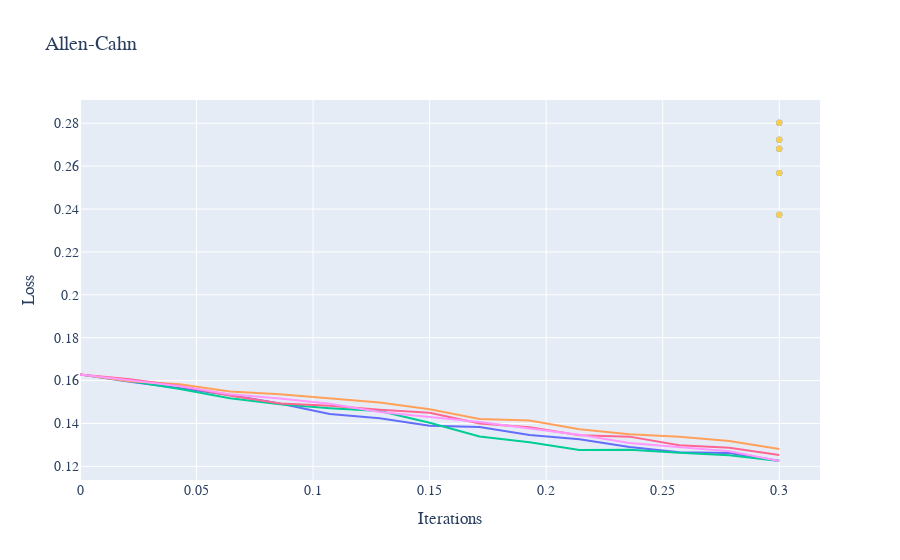

The code cell stored with this chart in its notebook:
### Code cell
ts = np.linspace(0, 0.3, 15)
fig = make_subplots(rows=1, cols=1)
for j in range(0, num_samples):
    xs = np.array([solver.u(*(Xs[i, j]), ts[i]).item() for i in range(15)])
    fig.add_trace(go.Scatter(x=ts, y=xs, mode='lines', showlegend=False), row=1, col=1)
    fig.add_trace(go.Scatter(x=[0.3]*num_samples, y=final_test_values.flatten(), mode='markers', showlegend=False), row=1, col=1)
fig.update_layout(
    title="Allen-Cahn",
    xaxis_title="Iterations",
    yaxis_title="Loss",
    font=dict(
        family="Courier New, monospace",
        size=14
    )
)
fig.show()

### Figure 1 — Plotly figure (JSON) as saved in the notebook; plotly's stock layout.template omitted (floating-point values rounded to 4 significant figures)
{"data": [{"mode": "lines", "showlegend": false, "type": "scatter", "x": [0, 0.02143, 0.04286, 0.06429, 0.08571, 0.1071, 0.1286, 0.15, 0.1714, 0.1929, 0.2143, 0.2357, 0.2571, 0.2786, 0.3], "xaxis": "x", "y": [0.1629, 0.1594, 0.1564, 0.1533, 0.1493, 0.1444, 0.1425, 0.139, 0.1383, 0.1347, 0.1327, 0.1291, 0.1266, 0.1262, 0.1226], "yaxis": "y"}, {"mode": "markers", "showlegend": false, "type": "scatter", "x": [0.3, 0.3, 0.3, 0.3, 0.3], "xaxis": "x", "y": [0.2568, 0.2373, 0.2802, 0.2722, 0.2681], "yaxis": "y"}, {"mode": "lines", "showlegend": false, "type": "scatter", "x": [0, 0.02143, 0.04286, 0.06429, 0.08571, 0.1071, 0.1286, 0.15, 0.1714, 0.1929, 0.2143, 0.2357, 0.2571, 0.2786, 0.3], "xaxis": "x", "y": [0.1629, 0.1598, 0.1561, 0.1518, 0.1489, 0.1472, 0.1458, 0.1403, 0.1339, 0.1312, 0.1276, 0.1278, 0.1263, 0.1252, 0.1225], "yaxis": "y"}, {"mode": "markers", "showlegend": false, "type": "scatter", "x": [0.3, 0.3, 0.3, 0.3, 0.3], "xaxis": "x", "y": [0.2568, 0.2373, 0.2802, 0.2722, 0.2681], "yaxis": "y"}, {"mode": "lines", "showlegend": false, "type": "scatter", "x": [0, 0.02143, 0.04286, 0.06429, 0.08571, 0.1071, 0.1286, 0.15, 0.1714, 0.1929, 0.2143, 0.2357, 0.2571, 0.2786, 0.3], "xaxis": "x", "y": [0.1629, 0.1597, 0.1582, 0.1549, 0.1536, 0.1517, 0.1498, 0.1466, 0.1421, 0.1413, 0.1373, 0.135, 0.1338, 0.1318, 0.1281], "yaxis": "y"}, {"mode": "markers", "showlegend": false, "type": "scatter", "x": [0.3, 0.3, 0.3, 0.3, 0.3], "xaxis": "x", "y": [0.2568, 0.2373, 0.2802, 0.2722, 0.2681], "yaxis": "y"}, {"mode": "lines", "showlegend": false, "type": "scatter", "x": [0, 0.02143, 0.04286, 0.06429, 0.08571, 0.1071, 0.1286, 0.15, 0.1714, 0.1929, 0.2143, 0.2357, 0.2571, 0.2786, 0.3], "xaxis": "x", "y": [0.1629, 0.1606, 0.1575, 0.153, 0.1493, 0.1482, 0.1464, 0.145, 0.14, 0.1383, 0.1345, 0.1339, 0.1298, 0.1286, 0.1253], "yaxis": "y"}, {"mode": "markers", "showlegend": false, "type": "scatter", "x": [0.3, 0.3, 0.3, 0.3, 0.3], "xaxis": "x", "y": [0.2568, 0.2373, 0.2802, 0.2722, 0.2681], "yaxis": "y"}, {"mode": "lines", "showlegend": false, "type": "scatter", "x": [0, 0.02143, 0.04286, 0.06429, 0.08571, 0.1071, 0.1286, 0.15, 0.1714, 0.1929, 0.2143, 0.2357, 0.2571, 0.2786, 0.3], "xaxis": "x", "y": [0.1629, 0.1603, 0.1574, 0.1536, 0.1516, 0.1492, 0.1454, 0.143, 0.1407, 0.1376, 0.1347, 0.1309, 0.1291, 0.127, 0.1225], "yaxis": "y"}, {"mode": "markers", "showlegend": false, "type": "scatter", "x": [0.3, 0.3, 0.3, 0.3, 0.3], "xaxis": "x", "y": [0.2568, 0.2373, 0.2802, 0.2722, 0.2681], "yaxis": "y"}], "layout": {"font": {"family": "Courier New, monospace", "size": 14}, "title": {"text": "Allen-Cahn"}, "xaxis": {"anchor": "y", "domain": [0, 1], "title": {"text": "Iterations"}}, "yaxis": {"anchor": "x", "domain": [0, 1], "title": {"text": "Loss"}}}}
